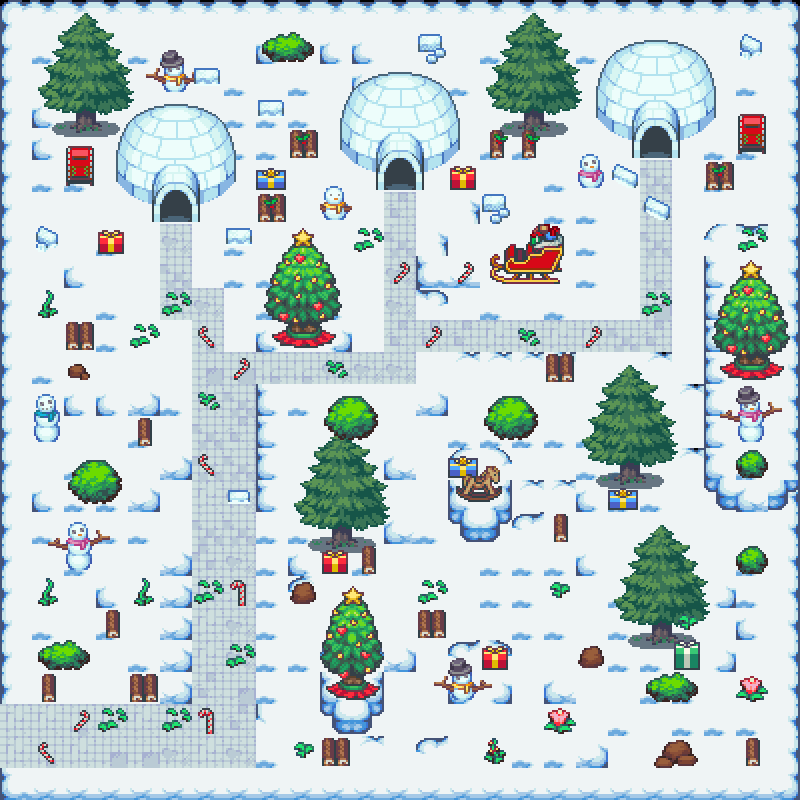

A level layout from a 2D game, rendered from its tile map. Below: a short description, then the map file with tile-grid data replaced by summaries:
An orthogonal 25x25 tile map with 32x32 px tiles, 5 tile layers (collision, Слой тайлов 1, Слой тайлов 2, Слой тайлов 4, ...), 8 tilesets.

<map version="1.4" tiledversion="1.4.3" orientation="orthogonal" renderorder="right-down" width="25" height="25" tilewidth="32" tileheight="32" infinite="0" nextlayerid="7" nextobjectid="1">
 <tileset firstgid="1" source="cloud_tileA5_2.tsx" />
 <tileset firstgid="129" source="tf_dd_A5_2.tsx" />
 <tileset firstgid="257" source="tf_jungle_b.tsx" />
 <tileset firstgid="513" source="christmastiles_2.tsx" />
 <tileset firstgid="548" source="snowmen_tiles_2.tsx" />
 <tileset firstgid="590" source="addon_igloo_2.tsx" />
 <tileset firstgid="644" source="xmastoytiles_2.tsx" />
 <tileset firstgid="693" source="trees.tsx" />
 <layer id="5" name="collision" width="25" height="25">
  <data>[625 cells, 150 non-empty, 1 distinct tile ids]</data>
 </layer>
 <layer id="1" name="Слой тайлов 1" width="25" height="25">
  <data>[625 cells, 625 non-empty, 25 distinct tile ids]</data>
 </layer>
 <layer id="2" name="Слой тайлов 2" width="25" height="25">
  <data>[625 cells, 260 non-empty, 55 distinct tile ids]</data>
 </layer>
 <layer id="4" name="Слой тайлов 4" width="25" height="25">
  <data>[625 cells, 41 non-empty, 21 distinct tile ids]</data>
 </layer>
 <layer id="3" name="Слой тайлов 3" width="25" height="25">
  <data>[625 cells, 155 non-empty, 76 distinct tile ids]</data>
 </layer>
</map>
